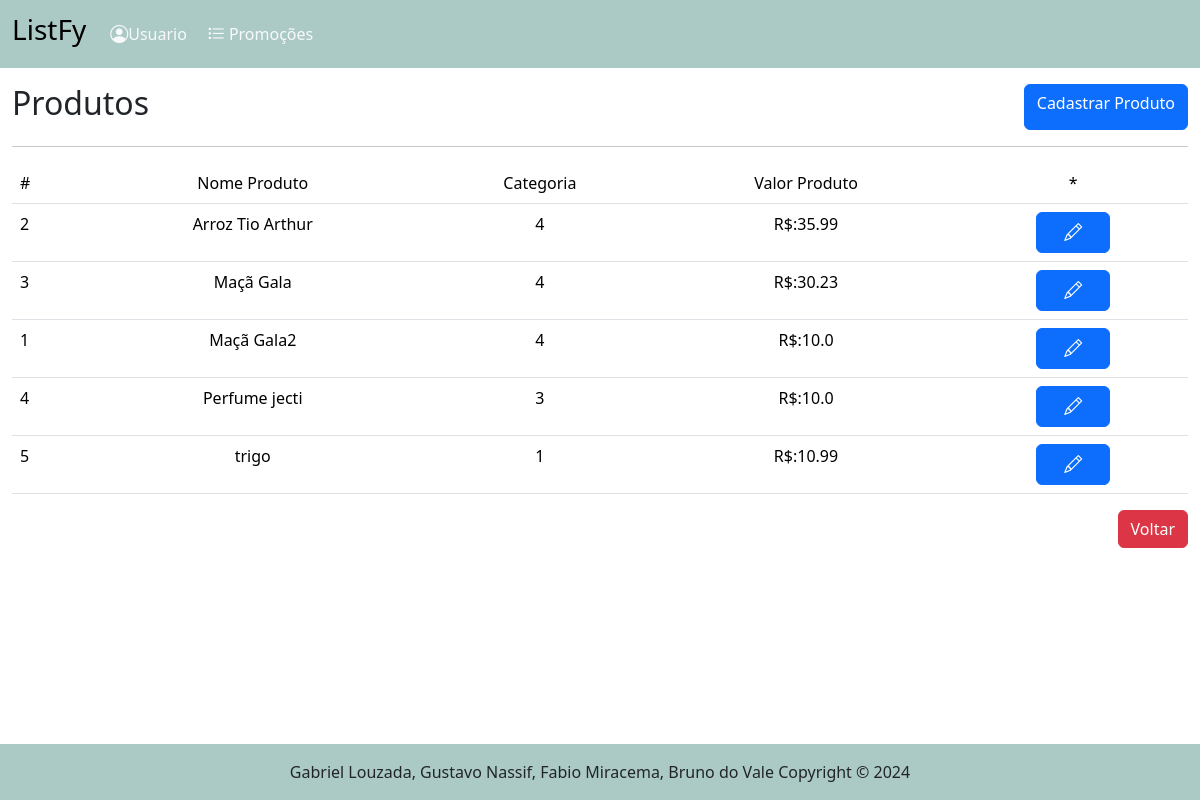
Page /produto/ on the earlier database version.
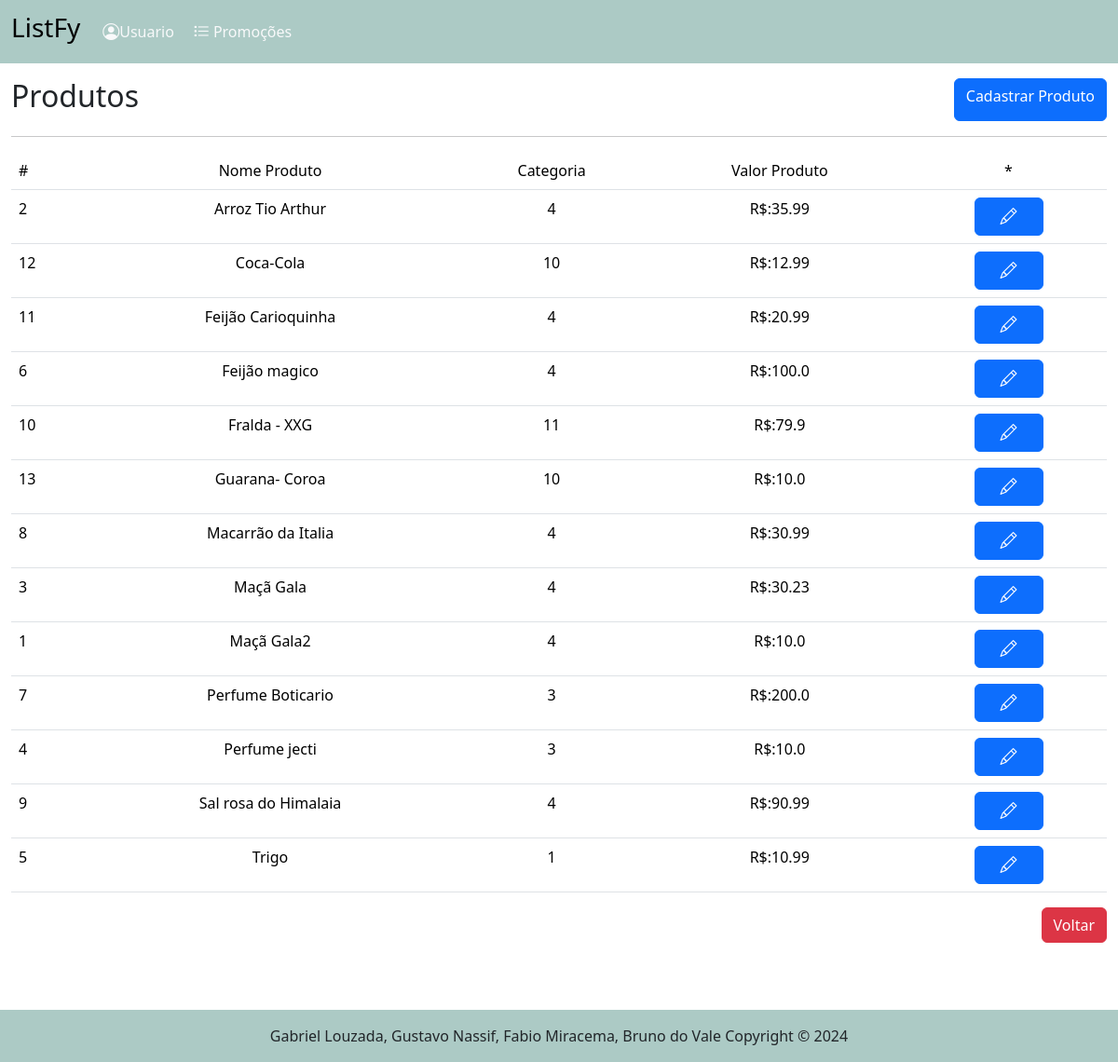
Same page on the later database version.
### tables this page shows
CREATE TABLE "produto" (
	"id_produto"	INTEGER,
	"nome_produto"	TEXT NOT NULL,
	"id_categoria"	INTEGER NOT NULL,
	"valor_produto"	REAL NOT NULL,
	PRIMARY KEY("id_produto" AUTOINCREMENT),
	FOREIGN KEY("id_categoria") REFERENCES "categoria"("id_categoria")
);

### routes/produto_routes.py (the view)
@router.get("/", response_class=HTMLResponse)
async def get_produtos(request: Request):
    produtos = obter_todos_produtos()
    return templates.TemplateResponse("/produto/listar_produtos.html", {"request": request, "produtos": produtos})

### templates/produto/listar_produtos.html (shortened to what this page needs)
{% extends "base.html" %}
{% block conteudo %}
    <main class="container-fluid">
        <div class="d-flex justify-content-between mt-3">
            <h2>Produtos</h2>
            <a href="/produto/cadastrar_produto" class="btn btn-primary"> Cadastrar Produto</a>
        </div>
        <hr>
        <table class="table">
            <tr>
                <td>#</td>
                <td style="text-align: center;">Nome Produto</td>
                <td style="text-align: center;">Categoria</td>
                <td style="text-align: center;">Valor Produto</td>
                <td style="text-align: center;">*</td>
            </tr>
            {% for p in produtos %}
            <tr>
                <td>{{ p.id_produto }}</td>
                <td style="text-align: center;">{{ p.nome_produto }}</td>
                <td style="text-align: center;">{{ p.id_categoria }}</td>
                <td style="text-align: center;">R$:{{ p.valor_produto }}</td>
                <td style="text-align: center;" ><a href="/produto/alterar_produto/{{ p.id_produto }}" class="btn btn-primary"><i class="bi bi-pencil"></i></a></td>
            </tr>
            {% endfor %}
        </table>
        <div class="row">
            <div class="col-12 mb-5 d-flex justify-content-end">
                <a href="/" class="btn btn-danger"> Voltar</a>
            </div>
        </div>
    </main>
{% endblock %}

### templates/base.html (shortened to what this page needs)
<!DOCTYPE html>
<html lang="pt-br">
<head>
    <link rel="stylesheet" href="/static/style/style.css">
    <link href="https://cdn.jsdelivr.net/npm/bootstrap@5.3.3/dist/css/bootstrap.min.css" rel="stylesheet">
    <link rel="stylesheet" href="https://cdn.jsdelivr.net/npm/bootstrap-icons@1.11.3/font/bootstrap-icons.min.css">
</head>
<body>
    {% set usuario = request.state.usuario%}
    {% include "header.html" %}
    {% block conteudo %}{% endblock %}
    {% include "footer.html" %}
</body>
</html>

### templates/header.html (shortened to what this page needs)
<header>
    <nav class="navbar navbar-expand-lg" style="background-color: #accac5;">
        <div class="container-fluid">
          <a class="navbar-brand" href="/">
            <h3>ListFy</h3>
          </a>
          <div class="collapse navbar-collapse" id="navbarSupportedContent">
            <ul class="navbar-nav me-auto mb-2 mb-lg-0">
              {%- if not usuario: -%}
              <li class="nav-item">
                <a class="nav-link text-light" href="/usuario/entrar"> <i class="bi bi-person-circle" style="padding: 0px;"></i>Usuario</a>
              </li>
                {%- endif -%}
              <li class="nav-item">
                <a class="nav-link text-light" href="/promocao"> <i class="bi bi-list-task p-1"></i>Promoções</a>
              </li>
            </ul>
          </div>
        </div>
      </nav>
</header>

### templates/footer.html (shortened to what this page needs)
<div class="p-3 mt-5 ">
</div>
<footer class="bd-footer fixed-bottom" style="background-color: #accac5">
    <div class="d-flex justify-content-center mt-3">
        <p>Gabriel Louzada, Gustavo Nassif, Fabio Miracema, Bruno do Vale Copyright &copy; 2024</p>
    </div>
</footer>

### static/style/style.css (style rules this page uses)
i { padding: 15px; font-size: 18px; }

Differences in the rows shown:
added produto: id_produto "12", nome_produto "Coca-Cola", id_categoria "10", valor_produto "12.99"
added produto: id_produto "11", nome_produto "Feijão Carioquinha", id_categoria "4", valor_produto "20.99"
added produto: id_produto "6", nome_produto "Feijão magico", id_categoria "4", valor_produto "100.0"
added produto: id_produto "10", nome_produto "Fralda - XXG", id_categoria "11", valor_produto "79.9"
added produto: id_produto "13", nome_produto "Guarana- Coroa", id_categoria "10", valor_produto "10.0"
added produto: id_produto "8", nome_produto "Macarrão da Italia", id_categoria "4", valor_produto "30.99"
added produto: id_produto "7", nome_produto "Perfume Boticario", id_categoria "3", valor_produto "200.0"
added produto: id_produto "9", nome_produto "Sal rosa do Himalaia", id_categoria "4", valor_produto "90.99"
changed produto id 5: nome_produto "trigo" → "Trigo"
